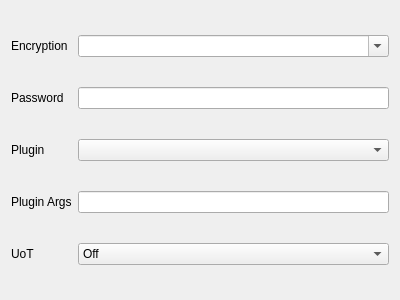
<?xml version="1.0" encoding="UTF-8"?>
<ui version="4.0">
 <class>EditShadowSocks</class>
 <widget class="QWidget" name="EditShadowSocks">
  <property name="geometry">
   <rect>
    <x>0</x>
    <y>0</y>
    <width>400</width>
    <height>300</height>
   </rect>
  </property>
  <property name="windowTitle">
   <string notr="true">Form</string>
  </property>
  <layout class="QGridLayout" name="gridLayout">
   <item row="0" column="1">
    <widget class="QComboBox" name="method">
     <property name="editable">
      <bool>true</bool>
     </property>
    </widget>
   </item>
   <item row="1" column="1">
    <widget class="MyLineEdit" name="password"/>
   </item>
   <item row="2" column="0">
    <widget class="QLabel" name="plugin_l">
     <property name="text">
      <string>Plugin</string>
     </property>
    </widget>
   </item>
   <item row="0" column="0">
    <widget class="QLabel" name="label">
     <property name="text">
      <string>Encryption</string>
     </property>
    </widget>
   </item>
   <item row="3" column="0">
    <widget class="QLabel" name="plugin_opts_l">
     <property name="text">
      <string>Plugin Args</string>
     </property>
    </widget>
   </item>
   <item row="3" column="1">
    <widget class="MyLineEdit" name="plugin_opts"/>
   </item>
   <item row="1" column="0">
    <widget class="QLabel" name="label_5">
     <property name="text">
      <string>Password</string>
     </property>
    </widget>
   </item>
   <item row="2" column="1">
    <widget class="QComboBox" name="plugin">
     <item>
      <property name="text">
       <string notr="true"/>
      </property>
     </item>
     <item>
      <property name="text">
       <string notr="true">obfs-local</string>
      </property>
     </item>
     <item>
      <property name="text">
       <string notr="true">v2ray-plugin</string>
      </property>
     </item>
    </widget>
   </item>
   <item row="4" column="0">
    <widget class="QLabel" name="uot_l">
     <property name="toolTip">
      <string>Version of UDP over TCP protocol, server support is required.</string>
     </property>
     <property name="locale">
      <locale language="English" country="UnitedStates"/>
     </property>
     <property name="text">
      <string notr="true">UoT</string>
     </property>
    </widget>
   </item>
   <item row="4" column="1">
    <widget class="QComboBox" name="uot">
     <item>
      <property name="text">
       <string>Off</string>
      </property>
     </item>
     <item>
      <property name="text">
       <string notr="true">1</string>
      </property>
     </item>
     <item>
      <property name="text">
       <string notr="true">2</string>
      </property>
     </item>
    </widget>
   </item>
  </layout>
 </widget>
 <customwidgets>
  <customwidget>
   <class>MyLineEdit</class>
   <extends>QLineEdit</extends>
   <header>ui/widget/MyLineEdit.h</header>
  </customwidget>
 </customwidgets>
 <tabstops>
  <tabstop>method</tabstop>
  <tabstop>password</tabstop>
  <tabstop>plugin</tabstop>
  <tabstop>plugin_opts</tabstop>
 </tabstops>
 <resources/>
 <connections/>
</ui>
